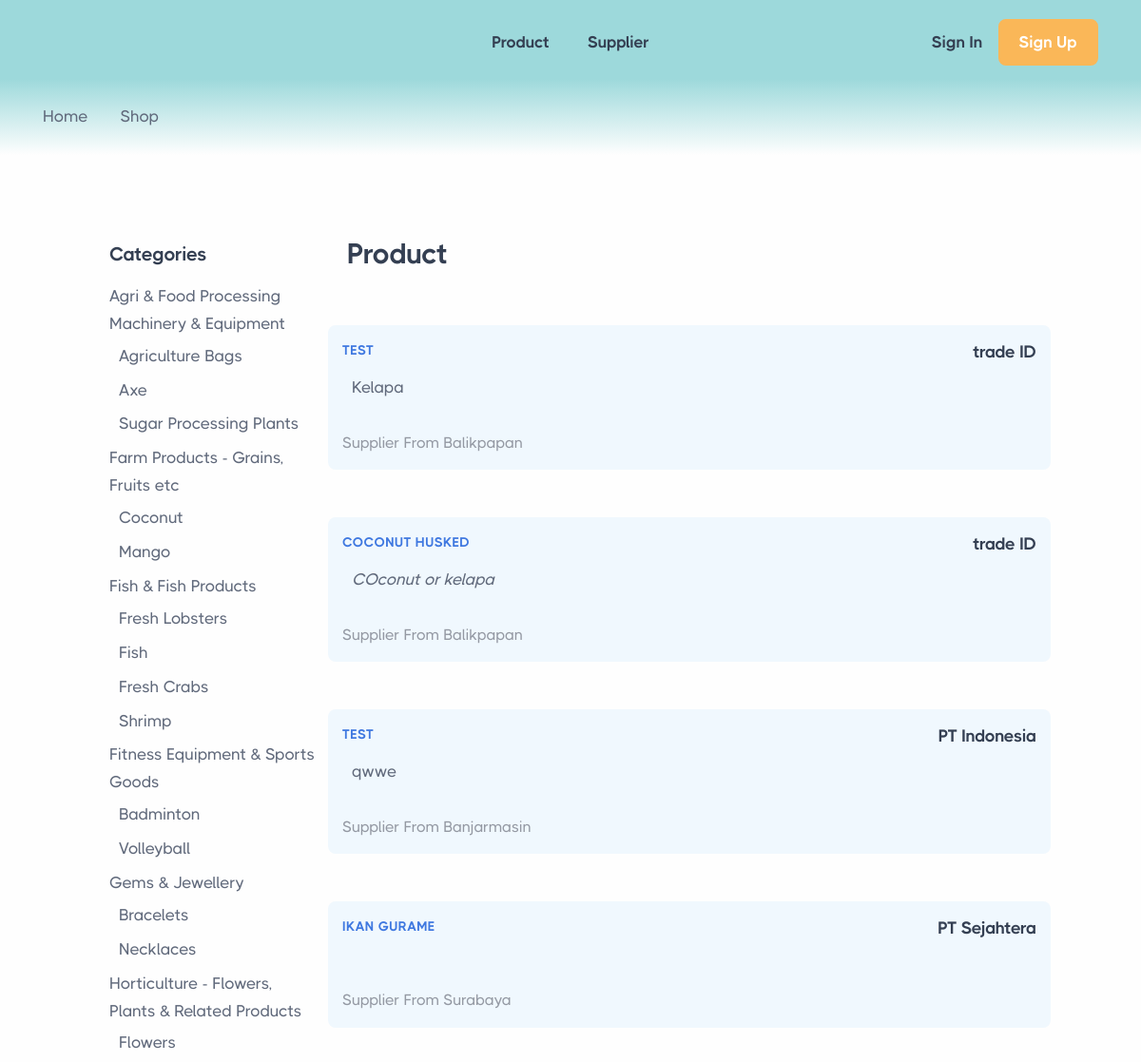
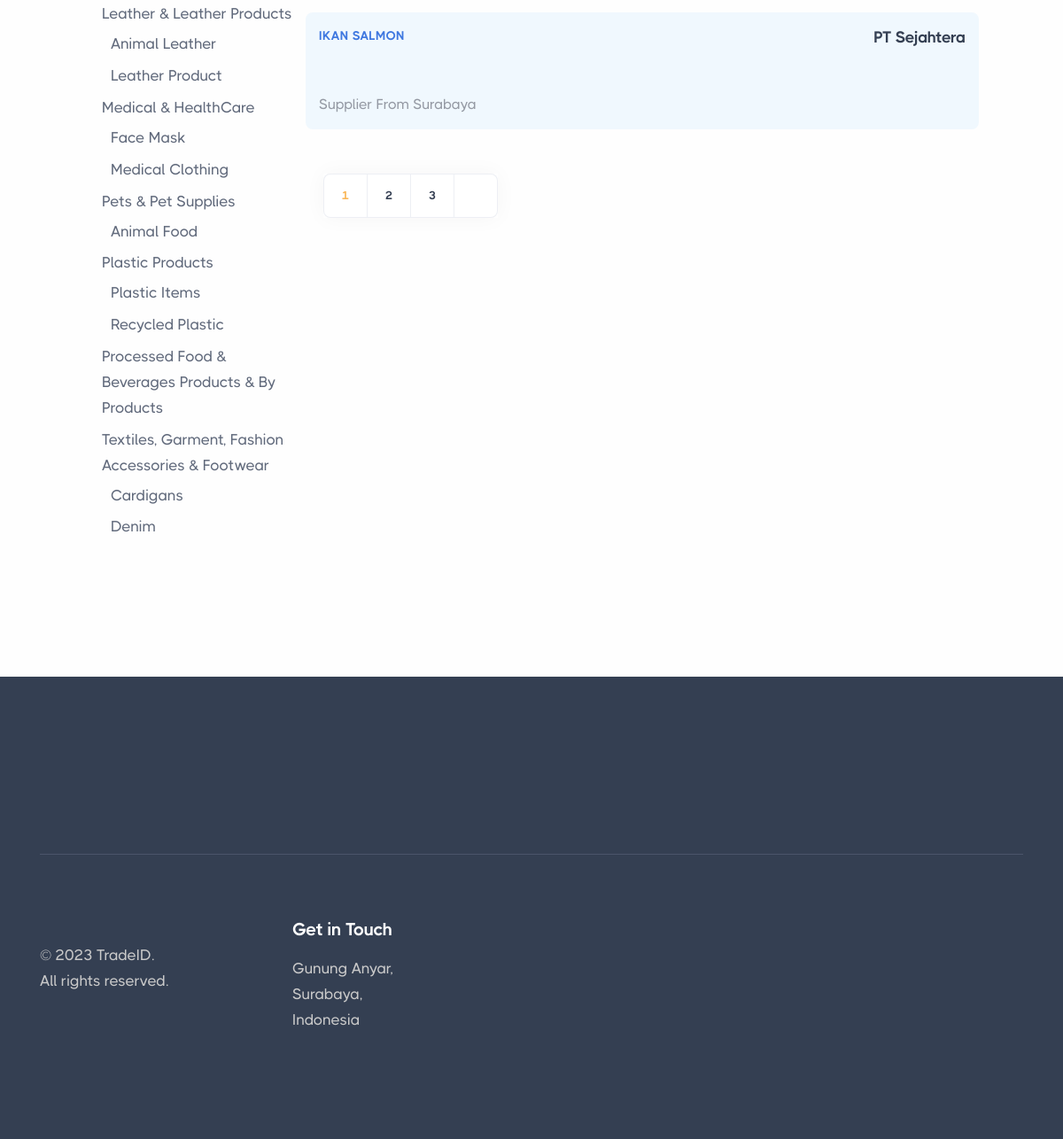
/product, run on the app's committed database (2 pictures, top to bottom).
### tables this page shows
CREATE TABLE `product` (
  `idproduct` int(11) NOT NULL,
  `namaProduk` varchar(255) NOT NULL,
  `idcompany` int(11) NOT NULL,
  `idkategori` int(11) NOT NULL,
  `idsubkategori_a` int(11) NOT NULL,
  `idsubkategori_b` int(11) NOT NULL,
  `deskripsiProduk` text NOT NULL,
  `deskripsiPendek` text NOT NULL,
  `harga` varchar(255) NOT NULL,
  `gambar` text DEFAULT NULL
);

CREATE TABLE `company` (
  `idcompany` int(11) NOT NULL,
  `namaPerusahaan` varchar(255) DEFAULT NULL,
  `alamat` text DEFAULT NULL,
  `kota` varchar(255) DEFAULT NULL,
  `gambarCompany` varchar(255) DEFAULT NULL,
  `deskripsiPendek` text DEFAULT NULL,
  `deskripsiPanjang` text DEFAULT NULL,
  `instagram` varchar(255) DEFAULT NULL,
  `facebook` varchar(255) DEFAULT NULL,
  `linkedin` varchar(255) DEFAULT NULL,
  `website` varchar(255) DEFAULT NULL,
  `idsupplier` int(11) NOT NULL,
  `idkategori` int(11) NOT NULL,
  `idsubkategori_a` int(11) NOT NULL
);

CREATE TABLE `subkategori_a` (
  `idsubkategori_a` int(11) NOT NULL,
  `idkategori` int(11) NOT NULL,
  `namaSubKategori` varchar(255) NOT NULL
);

CREATE TABLE `kategori` (
  `idkategori` int(11) NOT NULL,
  `namaKategori` varchar(255) NOT NULL
);

CREATE TABLE `subkategori_b` (
  `idsubkategori_b` int(11) NOT NULL,
  `idsubkategori_a` int(11) NOT NULL,
  `idkategori` int(11) NOT NULL,
  `namaSubKategori_b` varchar(255) NOT NULL
);

### index.php (called while the page is built, shortened)
<?php
require_once BASEPATH.'core/CodeIgniter.php';

### application/models/M_Product.php (called while the page is built, shortened)
<?php
class M_Product extends CI_Model {
    function getProductAll($limit, $start){
        $this->db->select('*')
                 ->from('product')
                 ->join('company', 'company.idcompany = product.idcompany')
                 ->join('kategori', 'kategori.idkategori = product.idkategori')
                 ->join('subkategori_a', 'subkategori_a.idsubkategori_a = product.idsubkategori_a')
                 ->join('subkategori_b', 'subkategori_b.idsubkategori_b = product.idsubkategori_b')
                 ->limit($limit, $start);
         return $query =  $this->db->get();
    }
}

### application/models/M_Kategori.php (called while the page is built, shortened)
<?php
class M_Kategori extends CI_Model {
    function getKategoriandSubkategoriA() {
        $this->db->select('kategori.idkategori AS idkategori, kategori.namaKategori AS kategori, subkategori_a.namaSubKategori AS subkategori_a, subkategori_a.idsubkategori_a AS idsubkategori_a, subkategori_b.namaSubKategori_b AS subkategori_b, subkategori_b.idsubkategori_b AS idsubkategori_b')
                ->from('kategori')
                ->join('subkategori_a', 'kategori.idkategori = subkategori_a.idkategori', 'left')
                ->join('subkategori_b', 'subkategori_a.idsubkategori_a = subkategori_b.idsubkategori_a', 'left')
                ->order_by('kategori.namaKategori, subkategori_a.namaSubKategori, subkategori_b.namaSubKategori_b');
        $query = $this->db->get();
        return $query->result_array();
    }
}

### application/views/productShop.php (the view, shortened to what this page needs)
<section class="wrapper bg-gradient-primary">
  <div class="container py-3 py-md-5">
    <nav class="d-inline-block" aria-label="breadcrumb">
      <ol class="breadcrumb mb-0">
        <li class="breadcrumb-item"><a href="#">Home</a></li>
        <li class="breadcrumb-item active" aria-current="page">Shop</li>
      </ol>
    </nav>
  </div>
</section>
<section class="wrapper bg-light">
  <div class="container-fluid px-md-15 px-sm-8  pb-14 pb-md-16 pt-12">
    <div class="row gy-10 p-3">
      <div class="col-lg-9 order-lg-2">
        <div class="row align-items-center mb-10 position-relative zindex-1">
          <div class="col-md-7 col-xl-8 pe-xl-20">
            <h2 class="display-6 mb-1">Product </h2>
          </div>
        </div>
        <div class="grid grid-view projects-masonry shop mb-13">
          <div class="row gx-md-8 gy-10 gy-md-13  isotope">
            <?php foreach ($product as $data) : ?>
            <div class=" item col-md-12 col-xl-12 p-3 bg-soft-sky rounded" style="margin-bottom:-30px;">
              <div class="row">
                <div class="d-flex justify-content-between">
                  <div class="">
                    <div class="post-category text-ash "><a class="text-blue" href=""><?= $data->namaProduk?></a></div>
                  </div>
                  <div class="">
                    <div class="">
                      <h4 class="post-title h4 fs-18"><a href="<?= base_url('supplier/detail/'.$data->idcompany) ?>" class="link-dark"><?= $data->namaPerusahaan?></a></h4>
                    </div>
                  </div>
                </div>
              </div>
              <div class="row">
                <div class="d-flex mb-2">
                  <div class="" style="margin-left:10px;">
                    <div class="align-items-center">
                        <span><?= $data->deskripsiProduk?>
                        </span>
                      </div>
                  </div>
                </div>
              </div>
              <div class="row">
                <div class="d-flex justify-content-between">
                  <div>
                    <div class="fs-16 text-ash ">Supplier From <?= $data->kota?></div>
                  </div>
                </div>
              </div>
            </div>
            <?php endforeach; ?>
          </div>
        </div>
            <?= $pagination; ?>
      </div>
        <aside class="col-lg-3 sidebar">
            <div class="widget mt-1">
                <h4 class="widget-title mb-3">Categories</h4>
                <ul class="list-unstyled ps-0">
                <?php
                $current_kategori = '';
                foreach ($kategori_structure as $kategori_row):
                    if ($current_kategori != $kategori_row['kategori']):
                        $current_kategori = $kategori_row['kategori'];
                ?>
                        <li class="mb-1">
                            <a href="<?= base_url('product/'.$kategori_row['idkategori'])?>"  class="align-items-center rounded link-body" data-bs-target="#<?= strtodash($current_kategori) ?>-collapse" aria-expanded="true"><?= $current_kategori ?> <span class="fs-sm text-muted ms-1"></span>
                            </a>
                            <div class="collapse show mt-1" id="<?= strtodash($current_kategori) ?>-collapse" style="">
                                <ul class="btn-toggle-nav list-unstyled ps-2">
                                    <?php
                                    $current_subkategori_a = '';
                                    foreach ($kategori_structure as $subkategori_a_row):
                                        if ($current_kategori == $subkategori_a_row['kategori'] && $current_subkategori_a != $subkategori_a_row['subkategori_a']):
                                    ?>
                                            <li><a href="<?= base_url('product/'.$kategori_row['idkategori'].'/'.$subkategori_a_row['idsubkategori_a']) ?>" class="align-items-center rounded link-body" data-bs-target="#<?= strtodash($current_kategori) ?>-<?= strtodash($current_subkategori_a) ?>-collapse" aria-expanded="true"><?= $subkategori_a_row['subkategori_a'] ?></a>
                                                        <?php
                                                        $current_subkategori_a = $subkategori_a_row['subkategori_a'];
                                                        $current_subkategori_b = '';?>
                                            </li>
                                    <?php
                                        endif;
                                    endforeach;
                                    ?>
                                </ul>
                            </div>
                        </li>
                    <?php endif; ?>
                <?php endforeach; ?>
            </ul>
            </div>
        </aside>
    </div>
  </div>
</section>

### assets/front/css/colors/yellow.css (style rules this page uses)
:root { --bs-primary: var(--bs-yellow); --bs-link-color-rgb: var(--bs-yellow-rgb); --bs-link-hover-color-rgb: var(--bs-yellow-rgb); --bs-primary-rgb: var(--bs-yellow-rgb); --bs-soft-primary: var(--bs-soft-yellow); --bs-pale-primary: var(--bs-pale-yellow); --bs-bullet-soft-primary: var(--bs-bullet-soft-yellow); --bs-icon-fill-primary: var(--bs-icon-fill-yellow); --bs-icon-solid-fill-primary: var(--bs-icon-solid-fill-yellow); --bs-border-soft-primary: var(--bs-border-soft-yellow); }

### data on the page
product: namaProduk "TEST", idcompany.namaPerusahaan "trade ID", deskripsiProduk "Kelapa", idcompany.kota "Balikpapan"
product: namaProduk "COCONUT HUSKED", idcompany.namaPerusahaan "trade ID", deskripsiProduk "COconut or kelapa", idcompany.kota "Balikpapan"
product: namaProduk "TEST", idcompany.namaPerusahaan "PT Indonesia", deskripsiProduk "qwwe", idcompany.kota "Banjarmasin"
product: namaProduk "IKAN GURAME", idcompany.namaPerusahaan "PT Sejahtera", idcompany.kota "Surabaya"
product: namaProduk "IKAN SALMON", idcompany.namaPerusahaan "PT Sejahtera", idcompany.kota "Surabaya"
subkategori_a: idkategori.namaKategori "Agri & Food Processing Machinery & Equipment", namaSubKategori "Agriculture Bags"
subkategori_b: idsubkategori_a.namaSubKategori "Axe"
subkategori_a: namaSubKategori "Sugar Processing Plants"
subkategori_b: idkategori.namaKategori "Farm Products - Grains, Fruits etc", idsubkategori_a.namaSubKategori "Coconut"
subkategori_a: namaSubKategori "Mango"
subkategori_a: idkategori.namaKategori "Fish & Fish Products", namaSubKategori "Fresh Lobsters"
subkategori_b: idsubkategori_a.namaSubKategori "Fish"
subkategori_a: namaSubKategori "Fresh Crabs"
subkategori_b: idsubkategori_a.namaSubKategori "Shrimp"
subkategori_b: idkategori.namaKategori "Fitness Equipment & Sports Goods", idsubkategori_a.namaSubKategori "Badminton"
subkategori_b: idsubkategori_a.namaSubKategori "Volleyball"
subkategori_b: idkategori.namaKategori "Gems & Jewellery", idsubkategori_a.namaSubKategori "Bracelets"
subkategori_a: namaSubKategori "Necklaces"
subkategori_b: idkategori.namaKategori "Horticulture - Flowers, Plants & Related Products", idsubkategori_a.namaSubKategori "Flowers"
subkategori_b: idkategori.namaKategori "Leather & Leather Products", idsubkategori_a.namaSubKategori "Animal Leather"
subkategori_b: idsubkategori_a.namaSubKategori "Leather Product"
subkategori_b: idkategori.namaKategori "Medical & HealthCare", idsubkategori_a.namaSubKategori "Face Mask"
subkategori_b: idsubkategori_a.namaSubKategori "Medical Clothing"
subkategori_b: idkategori.namaKategori "Pets & Pet Supplies", idsubkategori_a.namaSubKategori "Animal Food"
subkategori_b: idkategori.namaKategori "Plastic Products", idsubkategori_a.namaSubKategori "Plastic Items"
subkategori_b: idsubkategori_a.namaSubKategori "Recycled Plastic"
kategori: namaKategori "Processed Food & Beverages Products & By Products"
subkategori_b: idkategori.namaKategori "Textiles, Garment, Fashion Accessories & Footwear", idsubkategori_a.namaSubKategori "Cardigans"
subkategori_b: idsubkategori_a.namaSubKategori "Denim"

### other printed values
$pagination "1 2 3"
